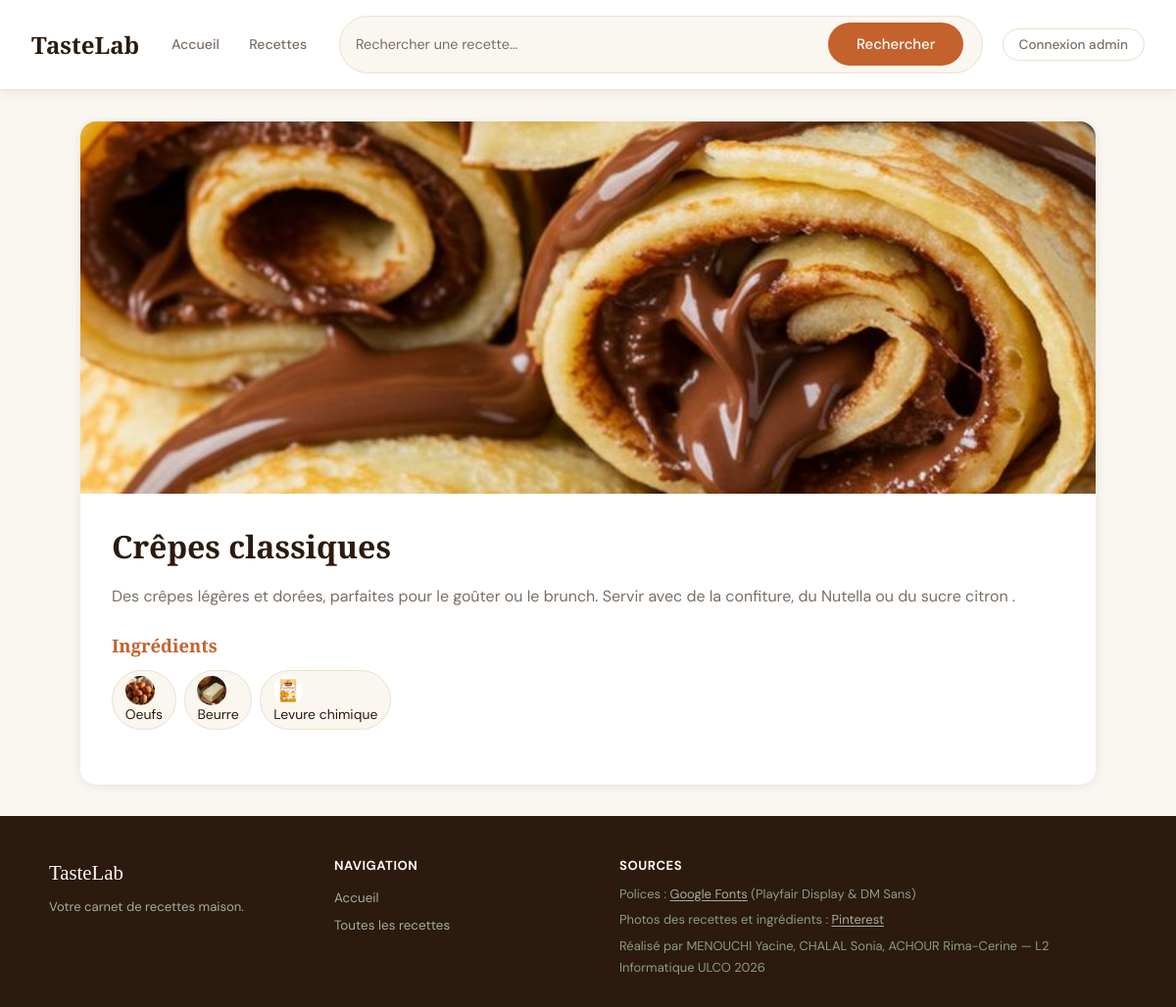
Page /recette.php?id=1 on the committed database.
### tables this page shows
CREATE TABLE `recettes` (
  `id` int(10) UNSIGNED NOT NULL,
  `titre` varchar(150) NOT NULL,
  `description` text NOT NULL,
  `photo` varchar(255) NOT NULL DEFAULT 'default_recette.jpg',
  `created_at` timestamp NOT NULL DEFAULT current_timestamp()
);

CREATE TABLE `recette_ingredients` (
  `recette_id` int(10) UNSIGNED NOT NULL,
  `ingredient_id` int(10) UNSIGNED NOT NULL,
  `quantite` varchar(60) NOT NULL DEFAULT ''
);

CREATE TABLE `ingredients` (
  `id` int(10) UNSIGNED NOT NULL,
  `nom` varchar(100) NOT NULL,
  `image` varchar(255) NOT NULL DEFAULT 'default_ingredient.jpg'
);

### classes/Recette.php (called while the page is built, shortened)
<?php
class Recette{
    private $pdo;
    public function __construct($pdo){
        $this->pdo=$pdo;
    }
    public function getById($id){
        $sql="SELECT * FROM recettes WHERE id=?";
        $st=$this->pdo->prepare($sql);
        $st->execute([$id]);
        $recette=$st->fetch(PDO::FETCH_OBJ);
        $sql2="SELECT i.nom, i.image, ri.quantite FROM ingredients i JOIN recette_ingredients ri ON i.id=ri.ingredient_id WHERE ri.recette_id=?";
        $st2=$this->pdo->prepare($sql2);
        $st2->execute([$id]);
        $recette->ingredients=$st2->fetchAll(PDO::FETCH_OBJ);
        $sql3="SELECT t.nom FROM tags t JOIN recette_tags rt ON t.id = rt.tag_id WHERE rt.recette_id = ?";
        $st3 = $this->pdo->prepare($sql3);
        $st3->execute([$id]);
        $recette->tags=$st3->fetchAll(PDO::FETCH_OBJ);
        return $recette;
    }
}

### recette.php (the view, shortened to what this page needs)
<?php
require("includes/db.php");
require("classes/Recette.php");
$pdo        = getPDO();
$recetteObj = new Recette($pdo);
$id = isset($_GET['id']) ? $_GET['id'] : "";
$recette = $recetteObj->getById($id);
function imgRecette($nom){
    $path = "uploads/recettes/" . $nom;
    if($nom && file_exists($path)) return $path;
    return "uploads/recettes/default_recette.jpg";
}
function imgIngredient($nom){
    $path = "uploads/ingredients/" . $nom;
    if($nom && file_exists($path)) return $path;
    return "uploads/ingredients/default_ingredient.jpg";
}
?>
<?php require("includes/header.php"); ?>
<?php if($recette): ?>
<section class="recette-detail">
    <img src="<?= htmlspecialchars(imgRecette($recette->photo)) ?>"
         alt="<?= htmlspecialchars($recette->titre) ?>">
    <div class="recette-detail-body">
        <h1><?= htmlspecialchars($recette->titre) ?></h1>
        <p><?= htmlspecialchars($recette->description) ?></p>
        <h3>Ingrédients</h3>
        <ul>
            <?php foreach($recette->ingredients as $ingredient): ?>
                <li>
                    <img src="<?= htmlspecialchars(imgIngredient($ingredient->image)) ?>"
                         alt="<?= htmlspecialchars($ingredient->nom) ?>"
                         style="width:30px; height:30px; object-fit:cover; border-radius:50%; vertical-align:middle; margin-right:0.4rem;">
                    <?= htmlspecialchars($ingredient->nom) ?>
                </li>
            <?php endforeach; ?>
        </ul>
    </div>
</section>
<?php else: ?>
    <p>Recette introuvable.</p>
<?php endif; ?>
<?php require("includes/footer.php"); ?>

### assets/css/style.css (style rules this page uses)
:root { --creme: #FAF6F0; --brun: #2C1A0E; --terre: #C4622D; --beige: #EDE0CC; --sauge: #6B7C5C; --gris: #7A6E65; --blanc: #FFFFFF; --radius: 10px; --shadow: 0 2px 12px rgba(0,0,0,0.08); }
* { box-sizing: border-box; margin: 0; padding: 0; }
body { font-family: 'DM Sans', sans-serif; background: var(--creme); color: var(--brun); min-height: 100vh; display: flex; flex-direction: column; }
img { max-width: 100%; display: block; }
.recette-detail { background: var(--blanc); border-radius: 16px; overflow: hidden; box-shadow: var(--shadow); }
.recette-detail > img { width: 100%; max-height: 380px; object-fit: cover; }
.recette-detail-body { padding: 2rem; }
.recette-detail h1 { font-family: 'Playfair Display', serif; font-size: 2rem; margin-bottom: 1rem; }
.recette-detail p { color: var(--gris); line-height: 1.7; margin-bottom: 1.5rem; }
.recette-detail h3 { font-family: 'Playfair Display', serif; font-size: 1.15rem; color: var(--terre); margin-bottom: 0.8rem; }
.recette-detail ul { display: flex; flex-wrap: wrap; gap: 0.5rem; margin-bottom: 1.5rem; list-style: none; }
.recette-detail ul li { background: var(--creme); border: 1px solid var(--beige); padding: 0.35rem 0.8rem; border-radius: 50px; font-size: 0.87rem; }

### rows in the picture
recettes: photo (picture), titre "Crêpes classiques", description "Des crêpes légères et dorées, parfaites pour le goûter ou le brunch. Servir avec de la confiture, du Nutella ou du sucre citron ."
recette_ingredients: ingredient.image (picture), ingredient.nom "Oeufs"
recette_ingredients: ingredient.image (picture), ingredient.nom "Beurre"
recette_ingredients: ingredient.image (picture), ingredient.nom "Levure chimique"
